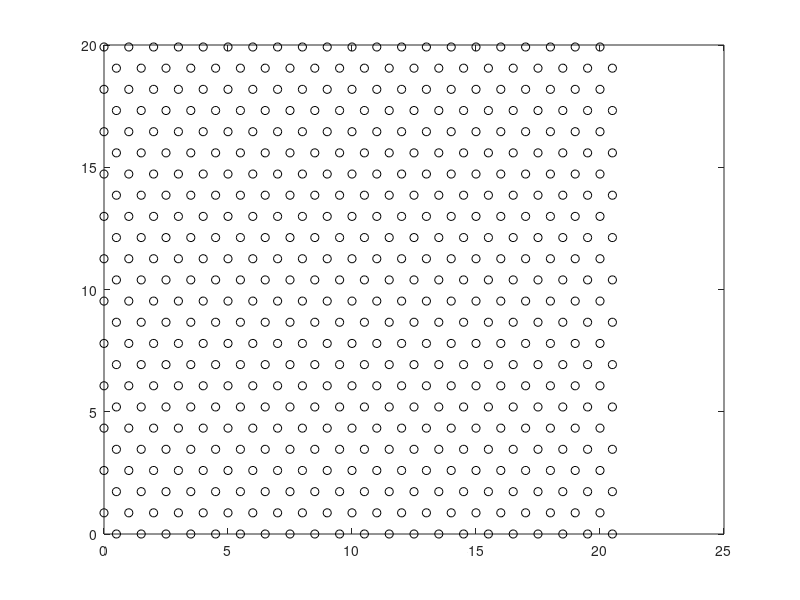

This chart was generated by the following MATLAB code:
clear;close all;clc;

nx = 20;
ny = 20;
dx = 1;
dy = dx * sin(pi/3);
x = 0:dx:nx;
y = 0:dy:ny;
[xx, yy] = meshgrid(x, y);
plot(xx, yy, 'k.')


xx_2 = xx;
xx_2(1:2:end, :) = xx_2(1:2:end, :) + dx / 2;
yy_2 = yy;
plot(xx_2, yy_2, 'ko')




